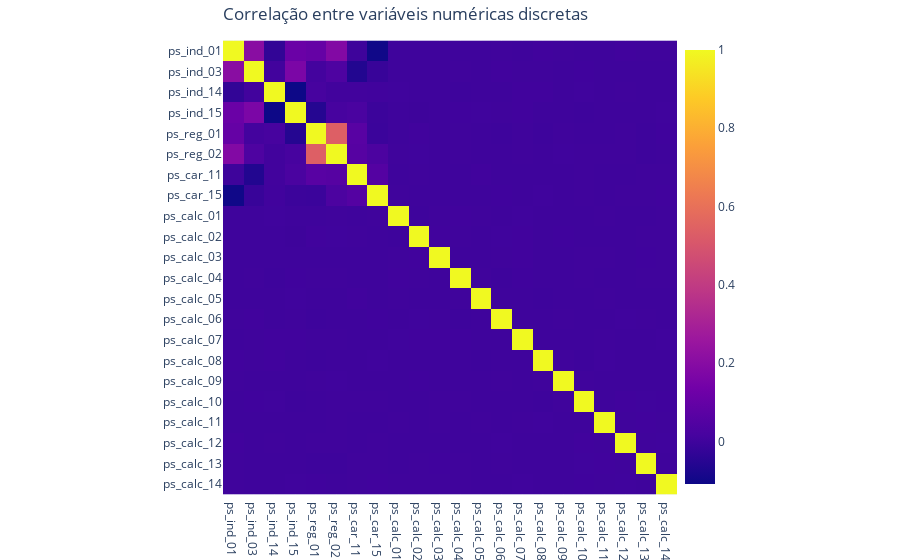

This figure's notebook cell:
### Code cell
#plotar a correlação em um heat map
fig = px.imshow(corr_spearman)
title='Correlação entre variáveis numéricas discretas'
fig.update_layout(margin={"r":0,"t":40,"l":0,"b":0},title={'text':title,'x':0.45,'xanchor':'center'},coloraxis_colorbar_x=0.75) #config
fig.show()

### Figure 1 — Plotly figure (JSON) as saved in the notebook; plotly's stock layout.template omitted (floating-point values rounded to 4 significant figures; data arrays with more than 128 entries replaced by an {"elided": "..."} marker saying what was removed)
{"data": [{"coloraxis": "coloraxis", "hovertemplate": "x: %{x}<br>y: %{y}<br>color: %{z}<extra></extra>", "name": "0", "type": "heatmap", "x": ["ps_ind_01", "ps_ind_03", "ps_ind_14", "ps_ind_15", "ps_reg_01", "ps_reg_02", "ps_car_11", "ps_car_15", "ps_calc_01", "ps_calc_02", "ps_calc_03", "ps_calc_04", "ps_calc_05", "ps_calc_06", "ps_calc_07", "ps_calc_08", "ps_calc_09", "ps_calc_10", "ps_calc_11", "ps_calc_12", "ps_calc_13", "ps_calc_14"], "xaxis": "x", "y": ["ps_ind_01", "ps_ind_03", "ps_ind_14", "ps_ind_15", "ps_reg_01", "ps_reg_02", "ps_car_11", "ps_car_15", "ps_calc_01", "ps_calc_02", "ps_calc_03", "ps_calc_04", "ps_calc_05", "ps_calc_06", "ps_calc_07", "ps_calc_08", "ps_calc_09", "ps_calc_10", "ps_calc_11", "ps_calc_12", "ps_calc_13", "ps_calc_14"], "yaxis": "y", "z": {"elided": "22x22 float values"}}], "layout": {"coloraxis": {"colorbar": {"x": 0.75}, "colorscale": [[0, "#0d0887"], [0.1111, "#46039f"], [0.2222, "#7201a8"], [0.3333, "#9c179e"], [0.4444, "#bd3786"], [0.5556, "#d8576b"], [0.6667, "#ed7953"], [0.7778, "#fb9f3a"], [0.8889, "#fdca26"], [1, "#f0f921"]]}, "margin": {"b": 0, "l": 0, "r": 0, "t": 40}, "title": {"text": "Correlação entre variáveis numéricas discretas", "x": 0.45, "xanchor": "center"}, "xaxis": {"anchor": "y", "constrain": "domain", "domain": [0, 1], "scaleanchor": "y"}, "yaxis": {"anchor": "x", "autorange": "reversed", "constrain": "domain", "domain": [0, 1]}}}
